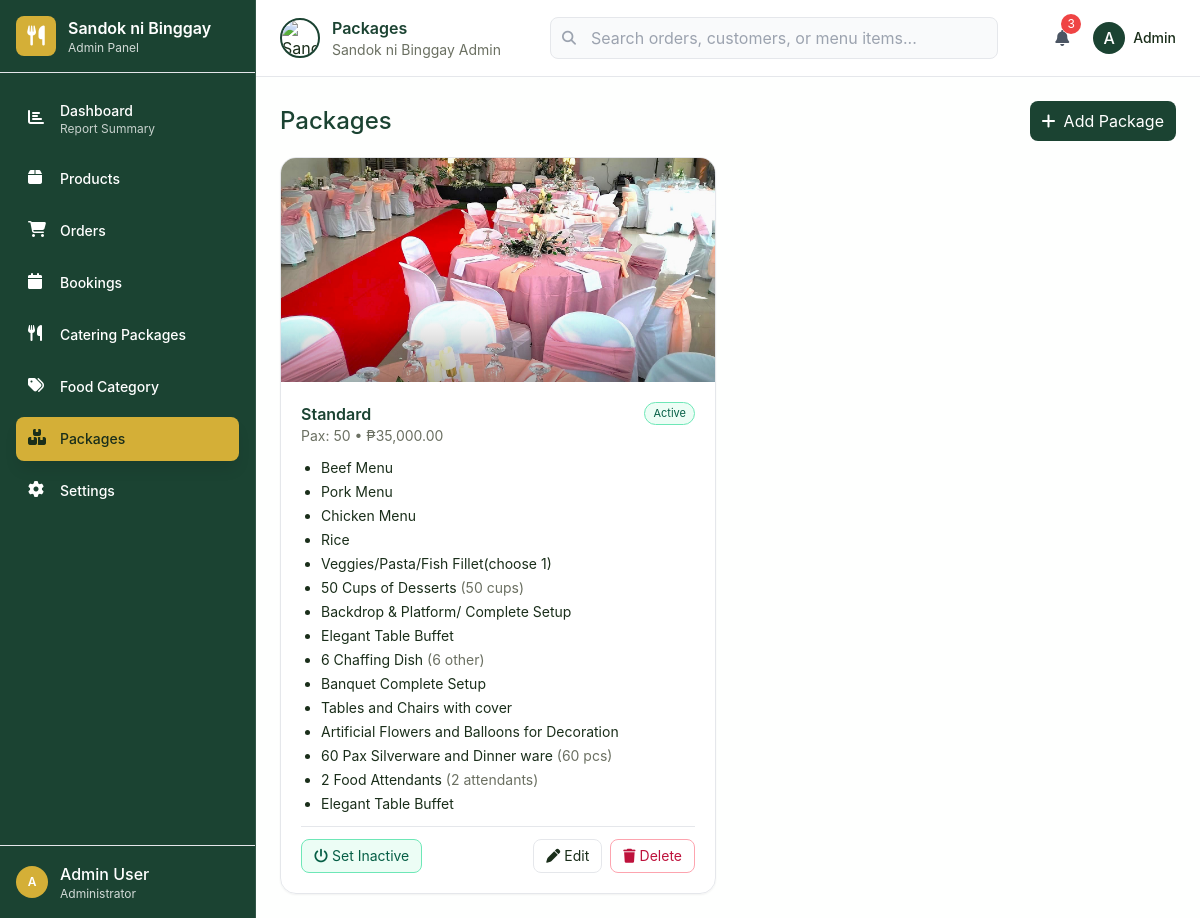
Before: /admin/admin.php?section=packages with the older database file.
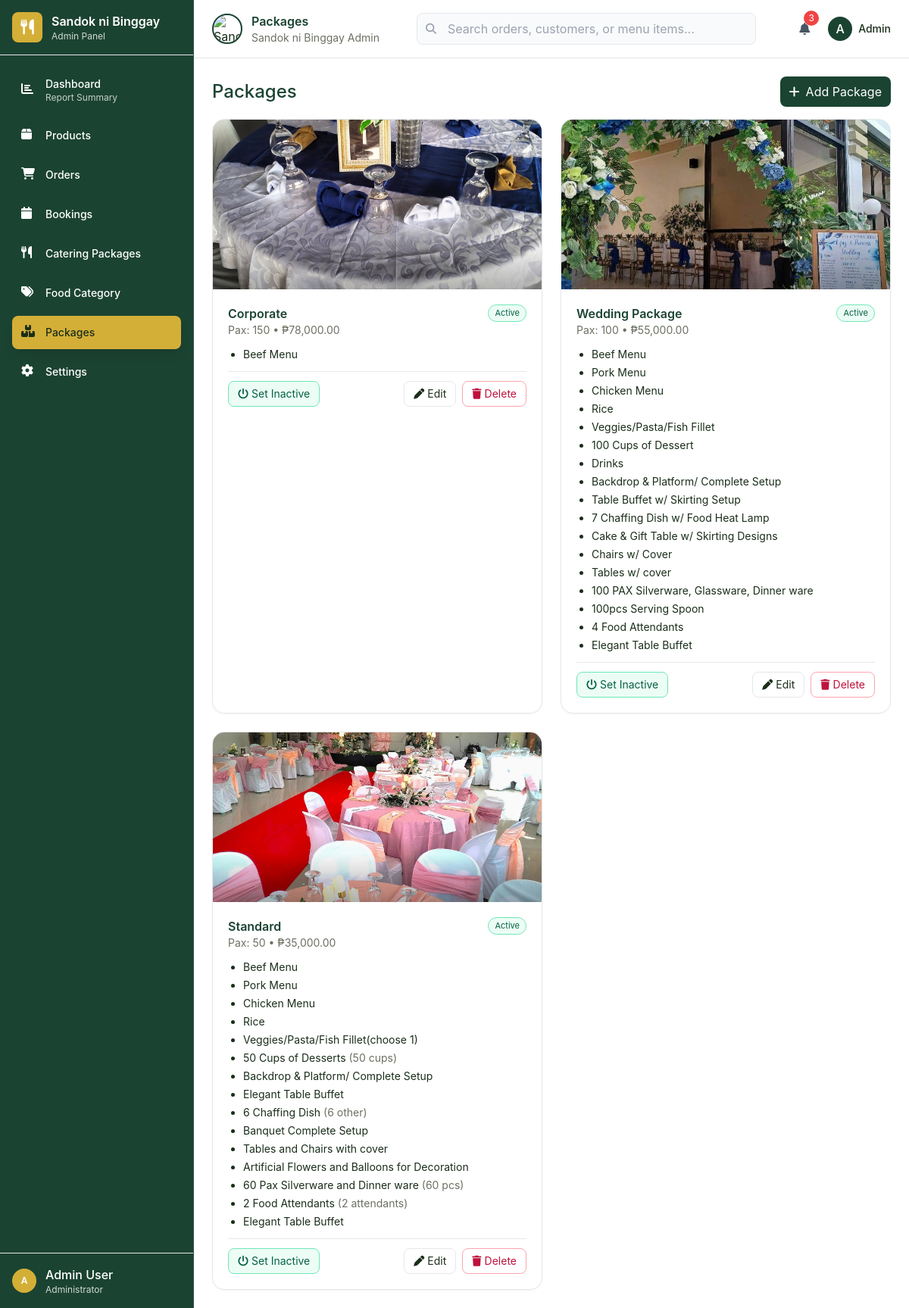
After: the same page with the newer database file.
### tables this page shows
CREATE TABLE `packages` (
  `package_id` int(11) NOT NULL,
  `name` varchar(100) NOT NULL,
  `pax` enum('50','100','150','200') NOT NULL,
  `base_price` decimal(10,2) DEFAULT NULL,
  `is_active` tinyint(1) DEFAULT 1,
  `notes` text DEFAULT NULL,
  `package_image` varchar(255) DEFAULT NULL,
  `created_at` timestamp NOT NULL DEFAULT current_timestamp(),
  `updated_at` timestamp NOT NULL DEFAULT current_timestamp() ON UPDATE current_timestamp()
);

### admin/admin.php (the view, shortened to what the rows shown need)
<!DOCTYPE html>
<html lang="en">
<head>
    <?php
        $db = new database();
    $section = $_GET['section'] ?? '';
    $section = is_string($section) ? strtolower($section) : '';
                $pkgPage = max(1, (int)($_GET['pkg_page'] ?? 1));
                $pkgLimit = 8;
                $pkgOffset = ($pkgPage - 1) * $pkgLimit;
                $pkgRows = []; $pkgTotal = 0; $pkgPages = 1;
                if ($section === 'packages') {
                    try {
                        $pdo = $db->opencon();
                        $stmt = $pdo->prepare("SELECT package_id, name, pax, base_price, is_active, notes, updated_at FROM packages ORDER BY updated_at DESC, package_id DESC LIMIT :lim OFFSET :off");
                        $stmt->bindValue(':lim', $pkgLimit, PDO::PARAM_INT);
                        $stmt->bindValue(':off', $pkgOffset, PDO::PARAM_INT);
                        $stmt->execute();
                        $pkgRows = $stmt->fetchAll(PDO::FETCH_ASSOC) ?: [];
                    } catch (Throwable $e) { $pkgRows = []; $pkgTotal = 0; $pkgPages = 1; }
                }
        function pkg_img_src($package_id) {
            $id = (int)$package_id; if ($id <= 0) return '../images/logo.png';
            $dir = __DIR__ . '/../uploads/packages';
            $candidates = ['jpg','jpeg','png','webp','gif','avif'];
            foreach ($candidates as $ext) {
                $path = $dir . '/package_' . $id . '.' . $ext;
                if (file_exists($path)) {
                    $url = '../uploads/packages/package_' . $id . '.' . $ext;
                    $ver = @filemtime($path);
                    if ($ver) { $url .= (strpos($url,'?')!==false?'&':'?') . 'v=' . $ver; }
                    return $url;
                }
            }
            return '../images/logo.png';
        }
    ?>
    <script src="https://cdn.tailwindcss.com"></script>
    <link href="https://cdnjs.cloudflare.com/ajax/libs/font-awesome/6.4.0/css/all.min.css" rel="stylesheet">
</head>
<body class="h-screen overflow-hidden">
    <div class="flex h-full">
        <div class="flex-1 flex flex-col">
            <header class="bg-white border-b border-gray-200 px-6 py-4">
                <div class="flex items-center justify-between">
                    <div class="flex items-center gap-4">
                        <div class="flex items-center gap-3">
                            <div>
                                <h2 id="page-title" class="text-primary font-semibold"><?php
                                    $titleMap = [
                                        'dashboard' => 'Dashboard',
                                        'products' => 'Products Management',
                                        'orders' => 'Orders Management',
                                        'bookings' => 'Bookings Management',
                                        'catering' => 'Catering Packages',
                                        'categories' => 'Food Categories',
                                        'packages' => 'Packages',
                                        'settings' => 'Settings'
                                    ];
                                    echo $titleMap[$section] ?? 'Dashboard';
                                ?></h2>
                            </div>
                        </div>
                    </div>
                </div>
            </header>
            <main class="flex-1 overflow-y-auto">
                <div id="packages-content" class="section-content <?php echo ($section === 'packages') ? '' : 'hidden '; ?>p-6">
                    <div class="flex items-center justify-between mb-4">
                        <h2 class="text-2xl font-medium text-primary">Packages</h2>
                    </div>
                    <div class="grid grid-cols-1 md:grid-cols-2 gap-6">
                        <?php if ($section === 'packages' && !empty($pkgRows)): foreach ($pkgRows as $pr): ?>
                        <div data-package-card class="group relative rounded-2xl border border-gray-200 bg-white/90 backdrop-blur overflow-hidden shadow-sm transition-all duration-200 hover:shadow-xl hover:-translate-y-1 flex flex-col">
                            <div class="relative h-56 w-full bg-gray-100 overflow-hidden">
                                <img src="<?php echo htmlspecialchars(pkg_img_src($pr['package_id'])); ?>" alt="Package Image" class="w-full h-full object-cover transform transition-transform duration-300 group-hover:scale-105"/>
                            </div>
                            <div class="p-5 space-y-3 flex-1">
                                <div class="flex items-start justify-between">
                                    <div>
                                        <div class="font-semibold text-primary text-base"><?php echo htmlspecialchars($pr['name']); ?></div>
                                        <div class="text-sm text-muted-foreground">Pax: <?php echo htmlspecialchars($pr['pax']); ?><?php if ($pr['base_price'] !== null): ?> • ₱<?php echo number_format((float)$pr['base_price'],2); ?><?php endif; ?></div>
                                    </div>
                                    <span class="status-badge inline-block px-2 py-0.5 rounded-full text-[11px] border <?php echo ((int)$pr['is_active']===1) ? 'bg-emerald-50 border-emerald-300 text-emerald-800' : 'bg-gray-50 border-gray-300 text-gray-800'; ?> group-hover:shadow-sm"><?php echo ((int)$pr['is_active']===1) ? 'Active' : 'Inactive'; ?></span>
                                </div>
                                <?php
                                try { $pdoPrev = $db->opencon(); $stmtPrev = $pdoPrev->prepare("SELECT item_label, qty, unit, is_optional FROM package_items WHERE package_id=? ORDER BY sort_order ASC, item_id ASC"); $stmtPrev->execute([(int)$pr['package_id']]); $preview = $stmtPrev->fetchAll(PDO::FETCH_ASSOC); } catch (Throwable $e) { $preview = []; }
                                ?>
                                <ul class="text-sm list-disc pl-5">
                                    <?php if (!empty($preview)): foreach ($preview as $it): ?>
                                        <li class="mb-1">
                                            <?php echo htmlspecialchars($it['item_label']); ?>
                                            <?php if ($it['qty'] !== null && $it['qty'] !== ''): ?>
                                                <span class="text-muted-foreground">(<?php echo (int)$it['qty']; ?> <?php echo htmlspecialchars($it['unit'] ?: ''); ?>)</span>
                                            <?php endif; ?>
                                        </li>
                                    <?php endforeach; else: ?>
                                        <li class="text-muted-foreground">No items</li>
                                    <?php endif; ?>
                                </ul>
                                <div class="flex items-center justify-between gap-2 pt-2 mt-4 border-t pt-3">
                                    <button data-toggle-active="<?php echo (int)$pr['package_id']; ?>" class="px-3 py-1.5 rounded-lg text-sm border <?php echo ((int)$pr['is_active']===1) ? 'bg-emerald-50 border-emerald-300 text-emerald-800 hover:bg-emerald-100' : 'bg-gray-50 border-gray-300 text-gray-800 hover:bg-gray-100'; ?> transition-colors">
                                        <i class="fas fa-power-off me-1"></i><span class="toggle-label"><?php echo ((int)$pr['is_active']===1) ? 'Set Inactive' : 'Set Active'; ?></span>
                                    </button>
                                    <div class="flex items-center justify-end gap-2">
                                        <button data-edit-package="<?php echo (int)$pr['package_id']; ?>" class="px-3 py-1.5 border rounded-lg hover:bg-gray-50 text-sm transition-colors"><i class="fas fa-pen me-1"></i>Edit</button>
                                        <button data-delete-package="<?php echo (int)$pr['package_id']; ?>" class="px-3 py-1.5 border rounded-lg hover:bg-rose-50 text-sm text-rose-700 border-rose-300 transition-colors"><i class="fas fa-trash me-1"></i>Delete</button>
                                    </div>
                                </div>
                            </div>
                        </div>
                        <?php endforeach; else: ?>
                            <div class="text-muted-foreground">No packages yet.</div>
                        <?php endif; ?>
                    </div>
                </div>
            </main>
        </div>
    </div>
</body>
</html>

Changed rows visible on the page:
added packages: shows a picture, name "Corporate", pax "150", base_price "78,000.00", is_active "Active", item_label "Beef Menu"
added packages: shows a picture, name "Wedding Package", pax "100", base_price "55,000.00", is_active "Active", item_label "Beef Menu", item_label "Pork Menu", item_label "Chicken Menu", item_label "Rice", item_label "Veggies/Pasta/Fish Fillet", item_label "100 Cups of Dessert", item_label "Drinks", item_label "Backdrop & Platform/ Complete Setup", item_label "Table Buffet w/ Skirting Setup", item_label "7 Chaffing Dish w/ Food Heat Lamp", item_label "Cake & Gift Table w/ Skirting Designs", item_label "Chairs w/ Cover", item_label "Tables w/ cover", item_label "100 PAX Silverware, Glassware, Dinner ware", item_label "100pcs Serving Spoon", item_label "4 Food Attendants", item_label "Elegant Table Buffet"
